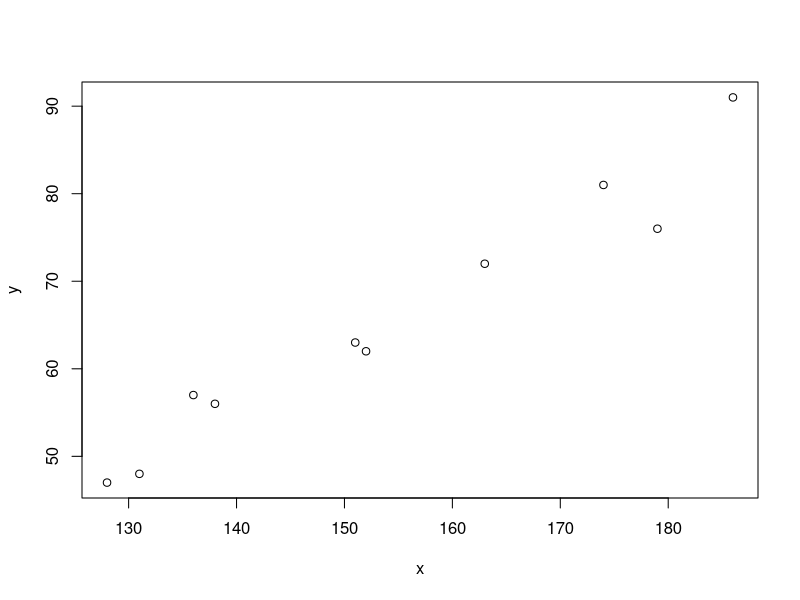
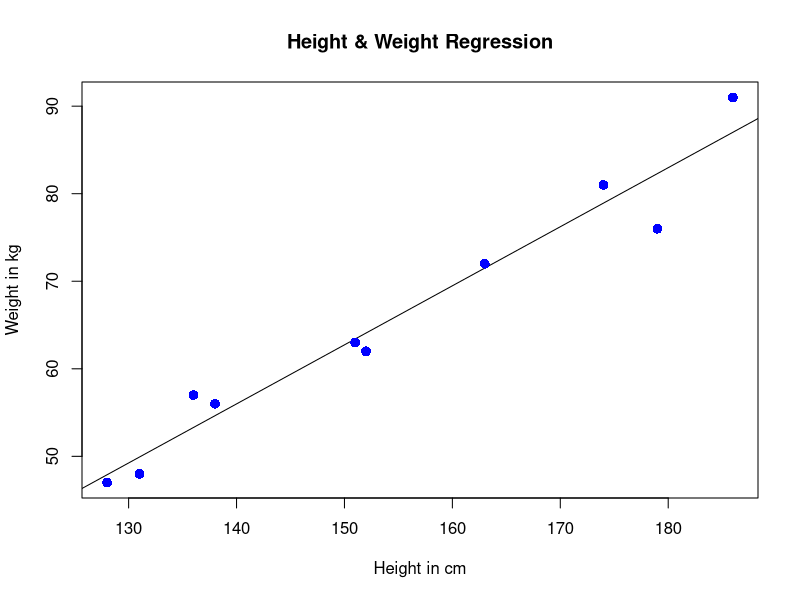

The R source for these figures, in order:
x <- c(151, 174, 138, 186, 128, 136, 179, 163, 152, 131)
y <- c(63, 81, 56, 91, 47, 57, 76, 72, 62, 48)
plot(x,y)
# Apply the lm() function.
relation <- lm(y~x)

print(relation)
print(summary(relation))
a <- data.frame(x = 170)
result <-  predict(relation,a)
print(result)

plot(x,y,col = "blue",main = "Height & Weight Regression",
     abline(lm(y~x)),cex = 1.3,pch = 16,xlab = "Height in cm",ylab = "Weight in kg")